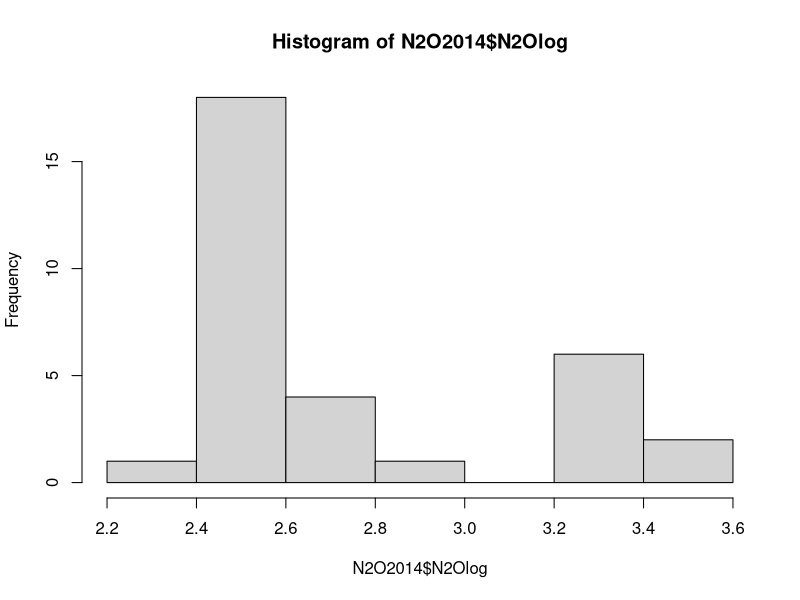

Reproduce this figure in R. (Note: this script raises an error after producing the figure.)
## ---- chunk 1
knitr::opts_chunk$set(echo = TRUE)
## ---- chunk 2
setwd("C:/Users/johnny.soares/Desktop/testeR/Rcode")
## ---- chunk 3

N2O2014<-read.csv("./../data/N2O2014.csv")
## ---- chunk 4
hist(x=N2O2014$N2Olog)
## ---- chunk 5
anova<-aov(N2O2014$N2Olog~N2O2014$Fonte)
anova
## ---- chunk 6
plot(N2O2014$Fonte, N2O2014$N2Olog)
